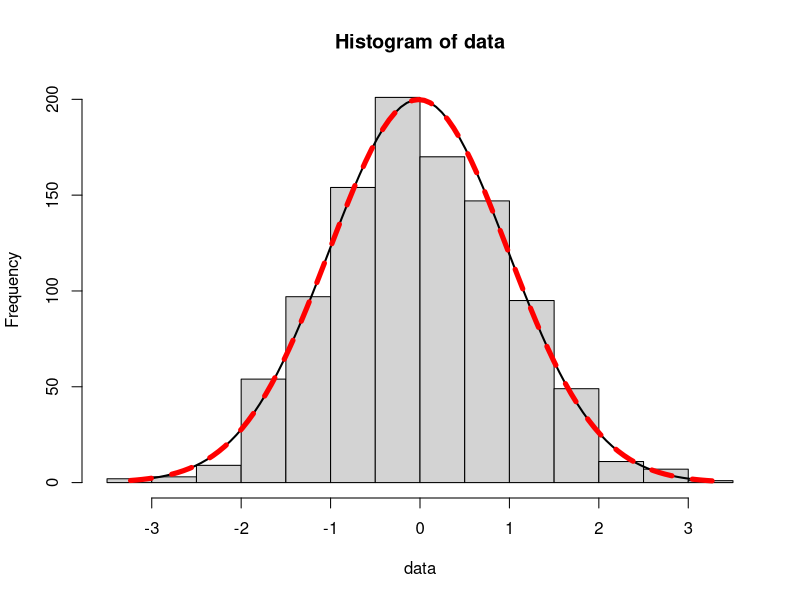
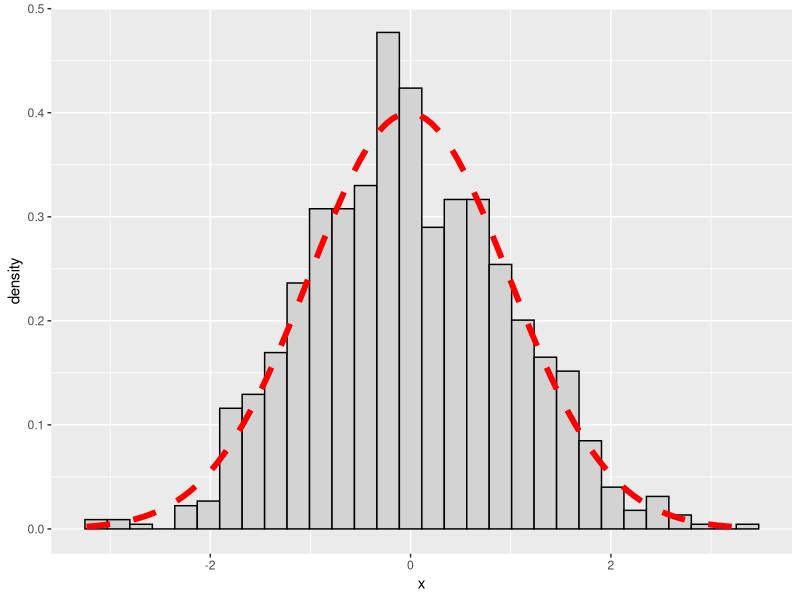

Source code (R) for these figures, in order:
# make this example reproducble
set.seed(0)

# define data
data <- rnorm(1000)

# create histogram
hist_data <- hist(data)

# define x and y values to use for normal curve
x_values <- seq(min(data), max(data), length = 100)
x_values

y_values <- dnorm(x_values, mean=mean(data), sd=sd(data))
y_values

y_values <- y_values * diff(hist_data$mids[1:2]) * length(data)

# overlay normal curve on histogram
lines(x_values, y_values, lwd = 2)

# overlay normal curve with custom aesthetics
lines(x_values, y_values, col="red", lwd=5, lty="dashed")

# overlay normal curve on histogram in ggplot2
library("ggplot2")

# make this example reproducble 
set.seed(0)

# define data 
data <- data.frame(x=rnorm(1000))

# create histogram and overlay normal curve
ggplot(data, aes(x)) +
  geom_histogram(aes(y= ..density..), fill = "lightgray", col="black") +
  stat_function(fun=dnorm, args = list(mean=mean(data$x), sd=sd(data$x)),
                col="red", lwd=2, lty="dashed")
